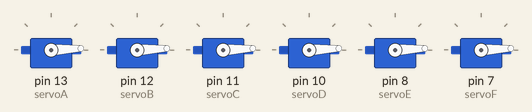
Simulated run of this sketch. Board: Arduino Uno, built with avr-gcc and run on an emulated ATmega328P. Shown: 6 × servo.

Above: at 0.05 s.
At 0.45 s:
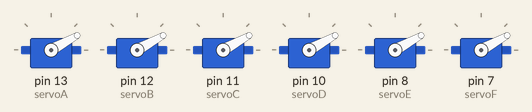
At 0.65 s:
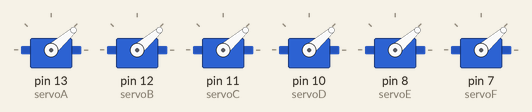
At 1.3 s:
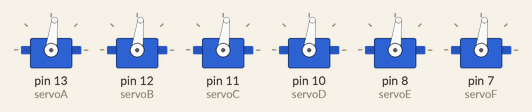
At 1.9 s:
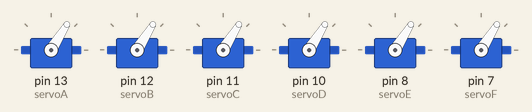
At 2.55 s:
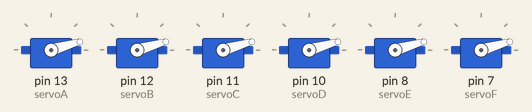
Timing chart, 0 to 6.2 s (numbered marks = the images above):
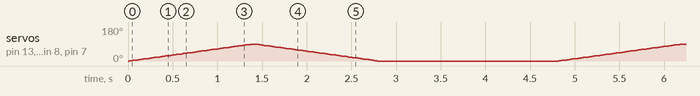

The sketch:

ServoMotorCode.ino
```cpp
#include <Servo.h>

Servo servoA, servoB, servoC, servoD, servoE, servoF;

void setup() {
  servoA.attach(13);
  servoB.attach(12);
  servoC.attach(11);
  servoD.attach(10);
  servoE.attach(8);
  servoF.attach(7);
}

void loop() {

  for (int pos = 0; pos <= 90; pos += 1) {
    servoA.write(pos);
    servoB.write(pos);
    servoC.write(pos);
    servoD.write(pos);
    servoE.write(pos);
    servoF.write(pos);
    delay(15);
  }

  for (int pos = 90; pos >= 0; pos -= 1) {
    servoA.write(pos);
    servoB.write(pos);
    servoC.write(pos);
    servoD.write(pos);
    servoE.write(pos);
    servoF.write(pos);
    delay(15);
  }

  delay(2000); // Delay before repeating
}
```
